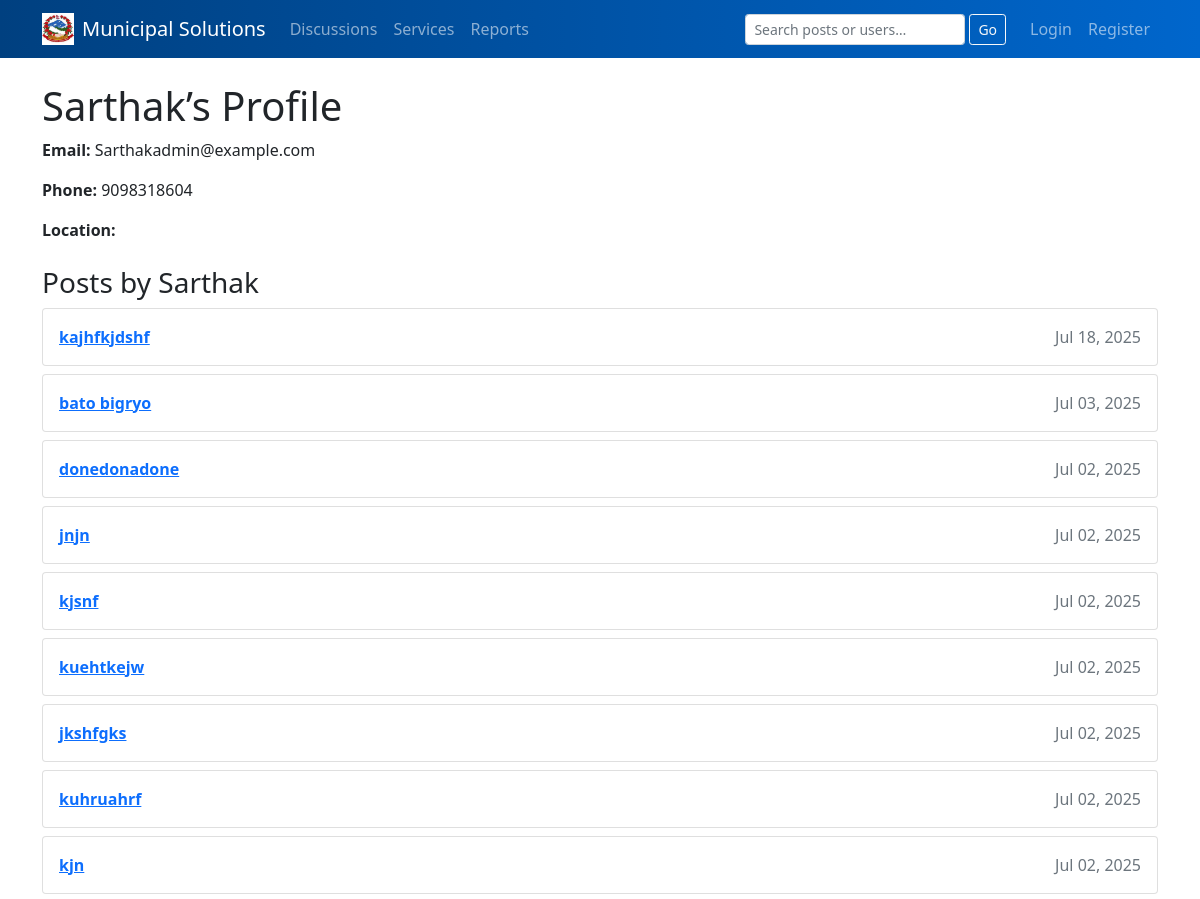
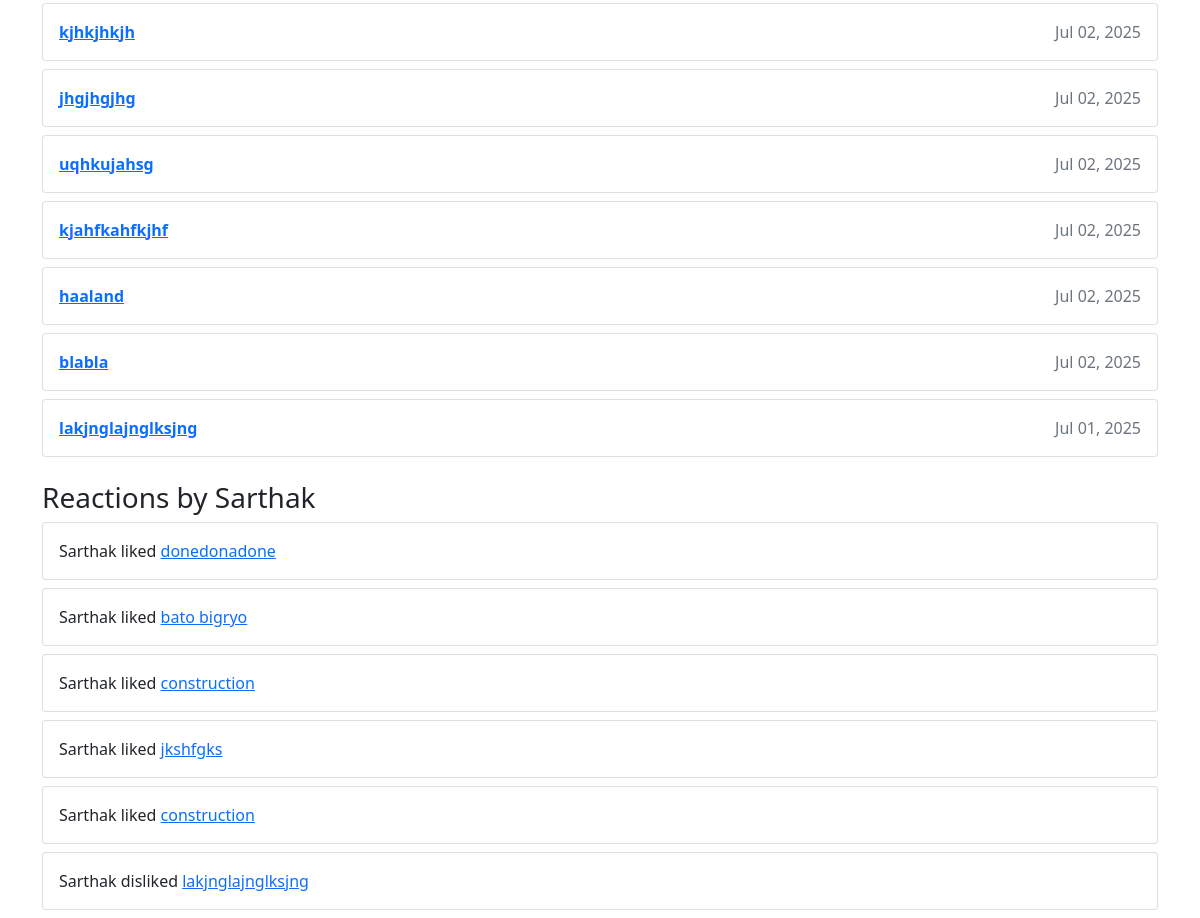
The app's page /accounts/users/Sarthak/ with its own data (2 pictures, top to bottom).
### accounts/models.py (models this page shows, shortened)
class CustomUser(AbstractUser):
    is_admin     = models.BooleanField(default=False)
    phone_number = models.CharField(max_length=20, blank=True)
    address      = models.TextField(blank=True)
    email        = models.EmailField(unique=True)

### services/models.py (models this page shows, shortened)
class DiscussionPost(models.Model):
    CATEGORY_TAX          = 'tax'
    CATEGORY_CONSTRUCTION = 'construction'
    CATEGORY_HEALTH       = 'health'
    CATEGORY_CHOICES = [
        (CATEGORY_TAX,          'Tax'),
        (CATEGORY_CONSTRUCTION, 'Construction'),
        (CATEGORY_HEALTH,       'Health'),
    ]
    author     = models.ForeignKey(CustomUser, on_delete=models.CASCADE)
    title      = models.CharField(max_length=200)
    content    = models.TextField()
    image      = models.ImageField(upload_to='discussion_images/', blank=True, null=True)
    location   = models.CharField(max_length=100, blank=True, null=True)
    category   = models.CharField(
        max_length=20,
        choices=CATEGORY_CHOICES,
        default=CATEGORY_TAX,
        help_text="Select one: Tax, Construction or Health"
    )
    created_at = models.DateTimeField(auto_now_add=True)
    updated_at = models.DateTimeField(auto_now=True)
    likes      = models.PositiveIntegerField(default=0)
    dislikes   = models.PositiveIntegerField(default=0)

class PostReaction(models.Model):
    LIKE = 'like'
    DISLIKE = 'dislike'
    VOTE_CHOICES = [
        (LIKE, 'Like'),
        (DISLIKE, 'Dislike'),
    ]
    user     = models.ForeignKey(settings.AUTH_USER_MODEL, on_delete=models.CASCADE)
    post     = models.ForeignKey(DiscussionPost, on_delete=models.CASCADE)
    reaction = models.CharField(max_length=7, choices=VOTE_CHOICES)
    class Meta:
        unique_together = ('user', 'post')

### accounts/views.py (the view)
# urls.py: path('users/<str:username>/', views.public_profile, name='public_profile'),
def public_profile(request, username):
    User = get_user_model()
    profile_user = get_object_or_404(User, username=username)
    posts = DiscussionPost.objects.filter(author=profile_user).order_by('-created_at')
    reactions = PostReaction.objects.filter(user=profile_user).order_by('-id')
    likes_count = reactions.filter(reaction='like').count()
    dislikes_count = reactions.filter(reaction='dislike').count()
    return render(request, 'accounts/public_profile.html', {
        'profile_user': profile_user,
        'posts': posts,
        'reactions': reactions,
        'likes_count': likes_count,
        'dislikes_count': dislikes_count,
    })

### templates/accounts/public_profile.html (shortened to what this page needs)
{% extends 'base.html' %}
{% block content %}
  <h1>{{ profile_user.username }}’s Profile</h1>
  <p><strong>Email:</strong> {{ profile_user.email }}</p>
  <p><strong>Phone:</strong> {{ profile_user.phone_number }}</p>
  <p><strong>Location:</strong> {{ profile_user.profile.location }}</p>
  <h3 class="mt-4">Posts by {{ profile_user.username }}</h3>
  {% for post in posts %}
    <div class="card mb-2">
      <div class="card-body">
        <a href="{% url 'post_detail' post.id %}"><strong>{{ post.title }}</strong></a>
        <span class="float-end text-muted">{{ post.created_at|date:"M d, Y" }}</span>
      </div>
    </div>
  {% empty %}
    <p>No posts yet.</p>
  {% endfor %}
  <h3 class="mt-4">Reactions by {{ profile_user.username }}</h3>
  {% for r in reactions %}
    <div class="card mb-2">
      <div class="card-body">
        {{ profile_user.username }} {{ r.reaction }}d
        <a href="{% url 'post_detail' r.post.id %}">{{ r.post.title }}</a>
      </div>
    </div>
  {% empty %}
    <p>No reactions yet.</p>
  {% endfor %}
{% endblock %}

### records on screen
CustomUser: username "Sarthak", email "Sarthakadmin@example.com", phone_number "9098318604"
DiscussionPost: title "kajhfkjdshf", created_at "Jul 18, 2025"
DiscussionPost: title "bato bigryo", created_at "Jul 03, 2025"
DiscussionPost: title "donedonadone", created_at "Jul 02, 2025"
DiscussionPost: title "jnjn", created_at "Jul 02, 2025"
DiscussionPost: title "kjsnf", created_at "Jul 02, 2025"
DiscussionPost: title "kuehtkejw", created_at "Jul 02, 2025"
DiscussionPost: title "jkshfgks", created_at "Jul 02, 2025"
DiscussionPost: title "kuhruahrf", created_at "Jul 02, 2025"
DiscussionPost: title "kjn", created_at "Jul 02, 2025"
DiscussionPost: title "kjhkjhkjh", created_at "Jul 02, 2025"
DiscussionPost: title "jhgjhgjhg", created_at "Jul 02, 2025"
DiscussionPost: title "uqhkujahsg", created_at "Jul 02, 2025"
DiscussionPost: title "kjahfkahfkjhf", created_at "Jul 02, 2025"
DiscussionPost: title "haaland", created_at "Jul 02, 2025"
DiscussionPost: title "blabla", created_at "Jul 02, 2025"
DiscussionPost: title "lakjnglajnglksjng", created_at "Jul 01, 2025"
PostReaction: reaction "like", post "donedonadone"
PostReaction: reaction "like", post "bato bigryo"
PostReaction: reaction "like", post "construction"
PostReaction: reaction "like", post "jkshfgks"
PostReaction: reaction "like", post "construction"
PostReaction: reaction "dislike", post "lakjnglajnglksjng"
